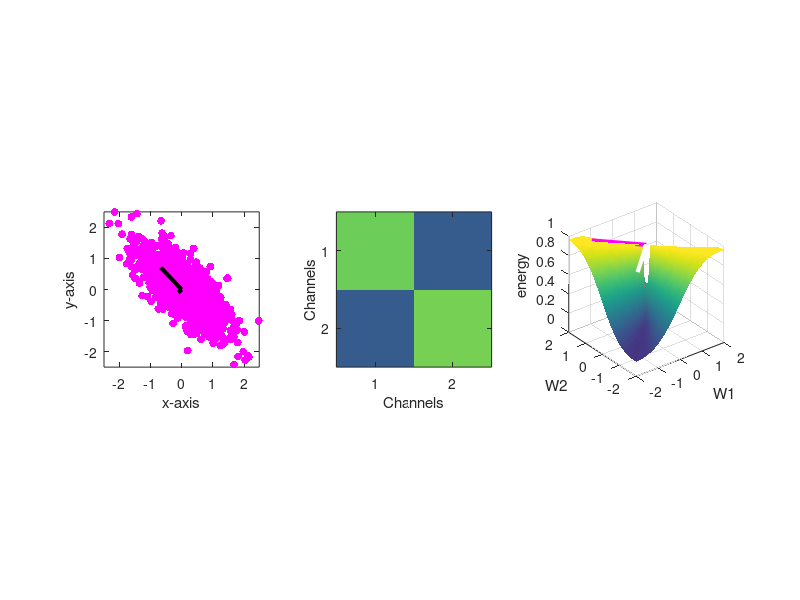

Source code (MATLAB):
%% PCA intuition with scatter plots and covariance surfaces
%% PCA on simulated data
% Data
x = [ 1*randn(1000,1) .4*randn(1000,1) ];

% Rotation matrix
th = pi/4;
R1 = [ cos(th) -sin(th); sin(th) cos(th) ];

% Rotate data to induce correlation
y = x*R1;

% Plot the data in a scatter plot
figure(1), clf
subplot(131)
plot(y(:,1),y(:,2),'m.','markersize',17)

% Make the plot look nicer
set(gca,'xlim',[-1 1]*max(y(:)),'ylim',[-1 1]*max(y(:)))
xlabel('x-axis'), ylabel('y-axis')
axis square

%% PCA via eigendecomposition
% Mean-center
y = y - mean(y,1);

% Covariance matrix
covmat = y'*y / (length(y)-1);

% Eigendecomposition
[evecs,evals] = eig(covmat);

% Plot the eigenvectors on the data
hold on
plot([0 evecs(1,1)]*evals(1),[0 evecs(2,1)]*evals(1),'k','linew',3)
plot([0 evecs(1,2)]*evals(end),[0 evecs(2,2)]*evals(end),'k','linew',3)

% Show the covariance matrix
subplot(132)
imagesc(covmat), axis square
set(gca,'clim',[-1 1],'xtick',1:2,'ytick',1:2)
xlabel('Channels'), ylabel('Channels')

%% Compute quadratic form
% Weights along each dimension
xi = -2:.1:2;

quadform = zeros(length(xi));
for i=1:length(xi)
    for j=1:length(xi)
        % Define vector
        x = [xi(i) xi(j)]';
        
        % QF
        quadform(i,j) = x'*covmat*x / (x'*x);
    end
end

% Fill in missing point with 0
quadform(~isfinite(quadform)) = 0;

%% Visualize the quadratic form surface
subplot(133)
surf(xi,xi,quadform'), shading interp
xlabel('W1'), ylabel('W2'), zlabel('energy')
rotate3d on, axis square

% Eigenvectors
hold on
plot3([0 evecs(1,1)]*2,[0 evecs(2,1)]*2,[1 1]*max(quadform(:)),'w','linew',3)
plot3([0 evecs(1,2)]*2,[0 evecs(2,2)]*2,[1 1]*max(quadform(:)),'m','linew',3)

%% end.